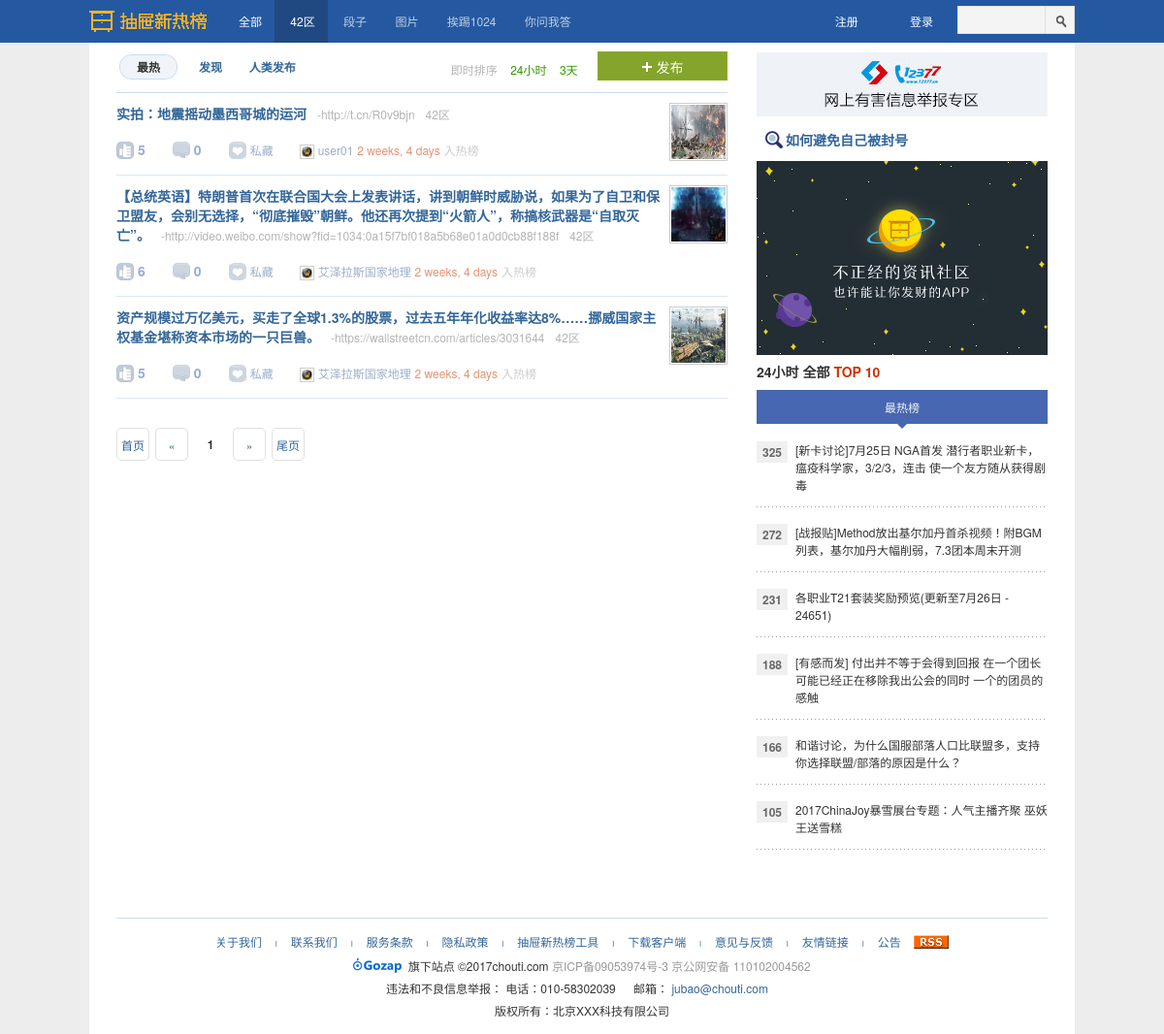
The page /index/1/ on the database as committed earlier.
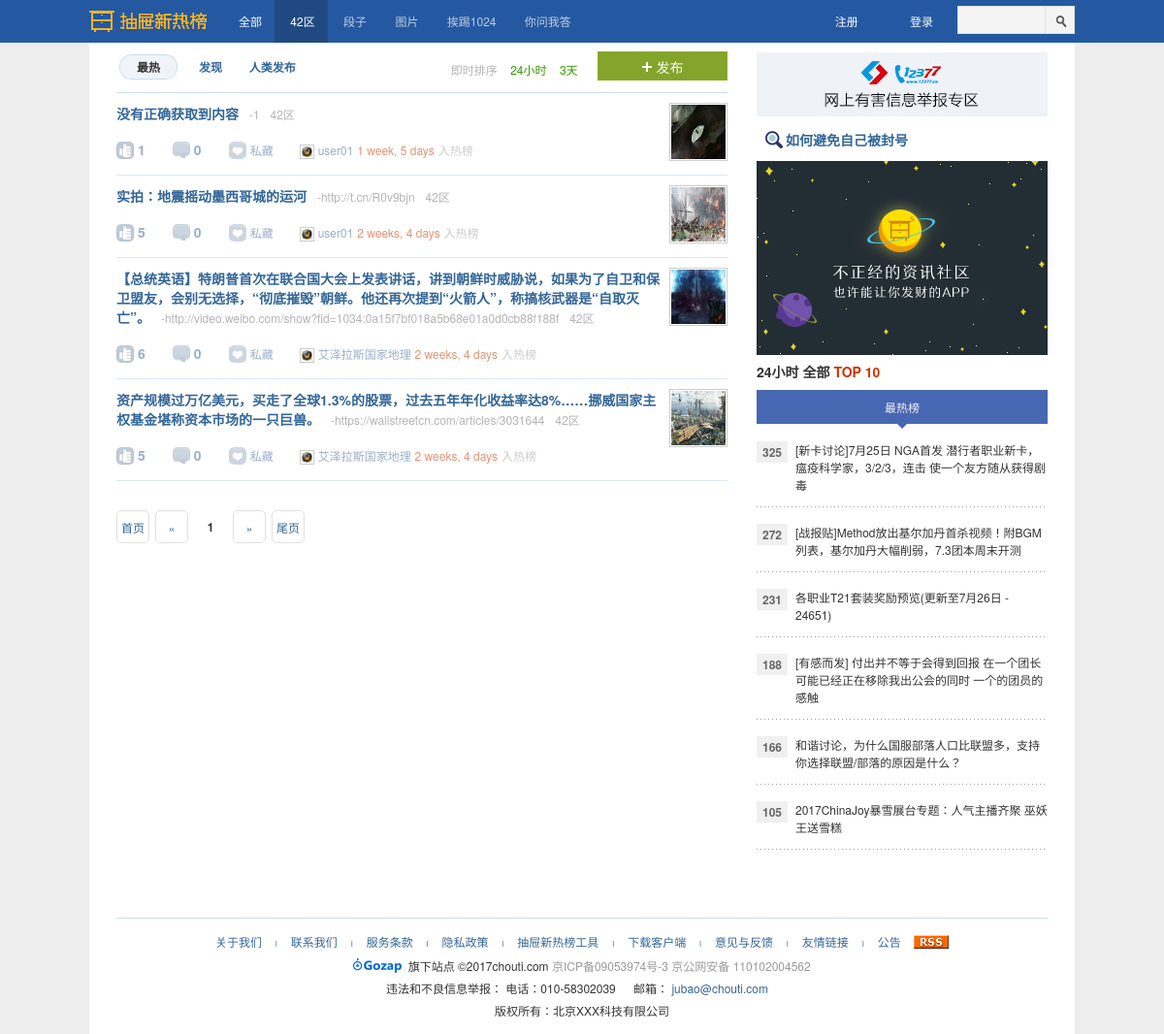
The same page on the database as committed later.
### app01/models.py (models this page shows)
class NewsType(models.Model):
    caption = models.CharField(max_length=16)

class News(models.Model):
    title = models.CharField(verbose_name='标题',max_length=32)
    url = models.CharField(verbose_name='URL',max_length=255)
    avatar = models.CharField(verbose_name='头像',max_length=255)
    summary = models.CharField(verbose_name='简介',max_length=255)
    new_type = models.ForeignKey(verbose_name='新闻类型',to="NewsType")
    ctime = models.DateTimeField(verbose_name='创建时间',auto_now_add=True)
    like_count = models.IntegerField(default=0)
    comment_count = models.IntegerField(default=0)
    promulgator = models.ForeignKey(verbose_name='发布者', to='UserInfo',related_name='p')
    likes = models.ManyToManyField(to='UserInfo',through="Like",through_fields=('news','user',))

class UserInfo(models.Model):
    username = models.CharField(max_length=32)
    password = models.CharField(max_length=64)
    phone = models.CharField(max_length=32)
    email = models.EmailField(max_length=64)

### app01/views.py (the view)
# urls.py: url(r'^index/(?P<new_type_id>\d+)/$', index),
def index(request,*args,**kwargs):
    if request.method=="GET":
        register_form = RegisterForm()
        login_form = LoginForm()
        publish_form = PublishForm()
        search_str = request.GET.get("search_string", "")
        current_type_id = kwargs.get('new_type_id')
        if current_type_id:current_type_id=int(current_type_id)
        news_type_list = NewsType.objects.all()
        news_list = News.objects.filter(**kwargs).order_by('-ctime') # **kwargs <==> new_type_id = kwargs.get('new_type_id')
        try:
            current_page = int(request.GET.get('page_num'))
        except TypeError:
            current_page = 1
        all_count = news_list.count()
        page_obj = Page(current_page, all_count, request.path_info, search_str)
        news_list = news_list[page_obj.start:page_obj.end]
        page_str = page_obj.page_html()
        print(news_list)
        user_dict = request.session.get('is_login', None)
        print(user_dict)
        if user_dict:
            username = user_dict['user']
            user_id = user_dict['user_id']
        return render(request,"index.html",locals())

### app01/forms.py (shortened to what this page needs)
class LoginForm(Form):
    username = fields.CharField(
        required=True,
        error_messages={'required': '*用户名不能为空'},
        widget=widgets.TextInput(attrs={'class': 'form-control',
                                        'id':'user-name'
                                        })
    )
    password = fields.CharField(
        required=True,
        error_messages={'required': '*密码不能为空'},
        widget=widgets.PasswordInput(attrs={'class': 'form-control',
                                            'id':'pass-word'})
    )

### utils/pagination.py (called while the page is built)
    @property
    def start(self):
        return (self.current_page - 1) * self.per_page

    @property
    def end(self):
        return self.current_page * self.per_page

### templates/index.html (shortened to what the changed rows need)
{% load staticfiles %}
<!DOCTYPE html>
<html lang="en">
<head>
    <link rel="stylesheet" href="{% static "dist/css/bootstrap.css" %}">
    <link rel="stylesheet"  href="{% static "css/bbs_index.css" %}">
</head>
<body>
    <div class="head-band">
        <div class="head-content">
            <div class="action-menu">
                {% if not current_type_id %}
                    <a href="/index/" id ="active_a" class="tb active" style="background-color:#204982;color: white">全部</a>
                {% else %}
				    <a href="/index/" id ="active_a" class="tb active" >全部</a>
                {% endif %}
                {% for news_type in news_type_list %}
                    {% if current_type_id == news_type.id %}
                        <a href="/index/{{ news_type.id }}/" class="tb" style="background-color:#204982;color: white">{{ news_type.caption }}</a>
                    {% else %}
                        <a href="/index/{{ news_type.id }}/" class="tb">{{ news_type.caption }}</a>
                    {% endif %}
                {% endfor %}
			</div>
        </div>
    </div>
    <div class="main-content-band">
        <div class="main-content">
            <div class="content-L">
                <div class="content-list" id="content-list">
                    {% for new in news_list %}
                    <div class="item">
                        <div class="news-pic">
                            <img src="{{ new.avatar }}" alt="抽屉新热榜" style="display: inline; cursor: -webkit-zoom-in;">
                        </div>
                        <div class="news-content" id="">
                            <div class="part1">
                                <a href="{{ new.url }}" class="show-content color-chag" target="_blank">
                                    {{ new.summary }}
                                </a>
                                <span class="content-source">-{{ new.url }}</span>
                                <a href="" class="n2">
                                    <span class="content-kind">{{ new.new_type.caption }}</span>
                                </a>
                            </div>
                            <div class="part2" newid="{{ new.id }}" style="padding-top: 16px;">
                                <a  class="digg-a" title="推荐">
                                    <span class="hand-icon icon-digg"></span>
                                    <b>{{ new.like_count }}</b>
                                </a>
                                <a class="discus-a" title="评论">
                                    <span class="hand-icon icon-discus"></span>
                                    <b>{{ new.comment_count }}</b>
                                </a>
                                <a class="collect-a" title="加入私藏">
                                    <span class="hand-icon icon-collect"></span>
                                    <b>私藏</b>
                                </a>
                                <a href="" class="user-a">
                                    <span><img src="/static/img/wow.ico"></span>
                                    <b>{{ new.promulgator.username }}</b>
                                </a>
                                <span class="left time-into">
                                    <a class="time-a" href="">
                                        <b>{{ new.ctime|timesince }}</b>
                                    </a>
                                    <i>入热榜</i>
                                </span>
                            </div>
                        </div>
                    </div>
                    {% endfor %}
                </div>
            </div>
        </div>
    </div>
</body>
</html>

Rows that differ between the two databases and show on the page:
added News: shows a picture, summary "没有正确获取到内容", url "1", new_type.caption "42区", like_count "1", comment_count "0", promulgator.username "user01", ctime "1 week, 5 days"
